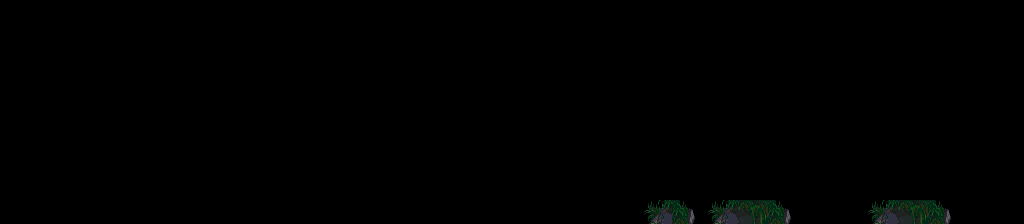

Rendered tile map (Tiled .tmx) drawn with the repository's tilesets; below, a short description and the full map source, tile grids included:
An orthogonal 128x28 tile map with 8x8 px tiles, 1 tile layer (Tiles).

<map version="1.10" tiledversion="1.11.2" orientation="orthogonal" renderorder="right-down" width="128" height="28" tilewidth="8" tileheight="8" infinite="0" nextlayerid="2" nextobjectid="1">
 <tileset firstgid="1" source="drawbridge_main.tsx" />
 <layer id="1" name="Tiles" width="128" height="28">
  <data encoding="csv">
0,0,0,0,0,0,0,0,0,0,0,0,0,0,0,0,0,0,0,0,0,0,0,0,0,0,0,0,0,0,0,0,0,0,0,0,0,0,0,0,0,0,0,0,0,0,0,0,0,0,0,0,0,0,0,0,0,0,0,0,0,0,0,0,0,0,0,0,0,0,0,0,0,0,0,0,0,0,0,0,0,0,0,0,0,0,0,0,0,0,0,0,0,0,0,0,0,0,0,0,0,0,0,0,0,0,0,0,0,0,0,0,0,0,0,0,0,0,0,0,0,0,0,0,0,0,0,0,
0,0,0,0,0,0,0,0,0,0,0,0,0,0,0,0,0,0,0,0,0,0,0,0,0,0,0,0,0,0,0,0,0,0,0,0,0,0,0,0,0,0,0,0,0,0,0,0,0,0,0,0,0,0,0,0,0,0,0,0,0,0,0,0,0,0,0,0,0,0,0,0,0,0,0,0,0,0,0,0,0,0,0,0,0,0,0,0,0,0,0,0,0,0,0,0,0,0,0,0,0,0,0,0,0,0,0,0,0,0,0,0,0,0,0,0,0,0,0,0,0,0,0,0,0,0,0,0,
0,0,0,0,0,0,0,0,0,0,0,0,0,0,0,0,0,0,0,0,0,0,0,0,0,0,0,0,0,0,0,0,0,0,0,0,0,0,0,0,0,0,0,0,0,0,0,0,0,0,0,0,0,0,0,0,0,0,0,0,0,0,0,0,0,0,0,0,0,0,0,0,0,0,0,0,0,0,0,0,0,0,0,0,0,0,0,0,0,0,0,0,0,0,0,0,0,0,0,0,0,0,0,0,0,0,0,0,0,0,0,0,0,0,0,0,0,0,0,0,0,0,0,0,0,0,0,0,
0,0,0,0,0,0,0,0,0,0,0,0,0,0,0,0,0,0,0,0,0,0,0,0,0,0,0,0,0,0,0,0,0,0,0,0,0,0,0,0,0,0,0,0,0,0,0,0,0,0,0,0,0,0,0,0,0,0,0,0,0,0,0,0,0,0,0,0,0,0,0,0,0,0,0,0,0,0,0,0,0,0,0,0,0,0,0,0,0,0,0,0,0,0,0,0,0,0,0,0,0,0,0,0,0,0,0,0,0,0,0,0,0,0,0,0,0,0,0,0,0,0,0,0,0,0,0,0,
0,0,0,0,0,0,0,0,0,0,0,0,0,0,0,0,0,0,0,0,0,0,0,0,0,0,0,0,0,0,0,0,0,0,0,0,0,0,0,0,0,0,0,0,0,0,0,0,0,0,0,0,0,0,0,0,0,0,0,0,0,0,0,0,0,0,0,0,0,0,0,0,0,0,0,0,0,0,0,0,0,0,0,0,0,0,0,0,0,0,0,0,0,0,0,0,0,0,0,0,0,0,0,0,0,0,0,0,0,0,0,0,0,0,0,0,0,0,0,0,0,0,0,0,0,0,0,0,
0,0,0,0,0,0,0,0,0,0,0,0,0,0,0,0,0,0,0,0,0,0,0,0,0,0,0,0,0,0,0,0,0,0,0,0,0,0,0,0,0,0,0,0,0,0,0,0,0,0,0,0,0,0,0,0,0,0,0,0,0,0,0,0,0,0,0,0,0,0,0,0,0,0,0,0,0,0,0,0,0,0,0,0,0,0,0,0,0,0,0,0,0,0,0,0,0,0,0,0,0,0,0,0,0,0,0,0,0,0,0,0,0,0,0,0,0,0,0,0,0,0,0,0,0,0,0,0,
0,0,0,0,0,0,0,0,0,0,0,0,0,0,0,0,0,0,0,0,0,0,0,0,0,0,0,0,0,0,0,0,0,0,0,0,0,0,0,0,0,0,0,0,0,0,0,0,0,0,0,0,0,0,0,0,0,0,0,0,0,0,0,0,0,0,0,0,0,0,0,0,0,0,0,0,0,0,0,0,0,0,0,0,0,0,0,0,0,0,0,0,0,0,0,0,0,0,0,0,0,0,0,0,0,0,0,0,0,0,0,0,0,0,0,0,0,0,0,0,0,0,0,0,0,0,0,0,
0,0,0,0,0,0,0,0,0,0,0,0,0,0,0,0,0,0,0,0,0,0,0,0,0,0,0,0,0,0,0,0,0,0,0,0,0,0,0,0,0,0,0,0,0,0,0,0,0,0,0,0,0,0,0,0,0,0,0,0,0,0,0,0,0,0,0,0,0,0,0,0,0,0,0,0,0,0,0,0,0,0,0,0,0,0,0,0,0,0,0,0,0,0,0,0,0,0,0,0,0,0,0,0,0,0,0,0,0,0,0,0,0,0,0,0,0,0,0,0,0,0,0,0,0,0,0,0,
0,0,0,0,0,0,0,0,0,0,0,0,0,0,0,0,0,0,0,0,0,0,0,0,0,0,0,0,0,0,0,0,0,0,0,0,0,0,0,0,0,0,0,0,0,0,0,0,0,0,0,0,0,0,0,0,0,0,0,0,0,0,0,0,0,0,0,0,0,0,0,0,0,0,0,0,0,0,0,0,0,0,0,0,0,0,0,0,0,0,0,0,0,0,0,0,0,0,0,0,0,0,0,0,0,0,0,0,0,0,0,0,0,0,0,0,0,0,0,0,0,0,0,0,0,0,0,0,
0,0,0,0,0,0,0,0,0,0,0,0,0,0,0,0,0,0,0,0,0,0,0,0,0,0,0,0,0,0,0,0,0,0,0,0,0,0,0,0,0,0,0,0,0,0,0,0,0,0,0,0,0,0,0,0,0,0,0,0,0,0,0,0,0,0,0,0,0,0,0,0,0,0,0,0,0,0,0,0,0,0,0,0,0,0,0,0,0,0,0,0,0,0,0,0,0,0,0,0,0,0,0,0,0,0,0,0,0,0,0,0,0,0,0,0,0,0,0,0,0,0,0,0,0,0,0,0,
0,0,0,0,0,0,0,0,0,0,0,0,0,0,0,0,0,0,0,0,0,0,0,0,0,0,0,0,0,0,0,0,0,0,0,0,0,0,0,0,0,0,0,0,0,0,0,0,0,0,0,0,0,0,0,0,0,0,0,0,0,0,0,0,0,0,0,0,0,0,0,0,0,0,0,0,0,0,0,0,0,0,0,0,0,0,0,0,0,0,0,0,0,0,0,0,0,0,0,0,0,0,0,0,0,0,0,0,0,0,0,0,0,0,0,0,0,0,0,0,0,0,0,0,0,0,0,0,
0,0,0,0,0,0,0,0,0,0,0,0,0,0,0,0,0,0,0,0,0,0,0,0,0,0,0,0,0,0,0,0,0,0,0,0,0,0,0,0,0,0,0,0,0,0,0,0,0,0,0,0,0,0,0,0,0,0,0,0,0,0,0,0,0,0,0,0,0,0,0,0,0,0,0,0,0,0,0,0,0,0,0,0,0,0,0,0,0,0,0,0,0,0,0,0,0,0,0,0,0,0,0,0,0,0,0,0,0,0,0,0,0,0,0,0,0,0,0,0,0,0,0,0,0,0,0,0,
0,0,0,0,0,0,0,0,0,0,0,0,0,0,0,0,0,0,0,0,0,0,0,0,0,0,0,0,0,0,0,0,0,0,0,0,0,0,0,0,0,0,0,0,0,0,0,0,0,0,0,0,0,0,0,0,0,0,0,0,0,0,0,0,0,0,0,0,0,0,0,0,0,0,0,0,0,0,0,0,0,0,0,0,0,0,0,0,0,0,0,0,0,0,0,0,0,0,0,0,0,0,0,0,0,0,0,0,0,0,0,0,0,0,0,0,0,0,0,0,0,0,0,0,0,0,0,0,
0,0,0,0,0,0,0,0,0,0,0,0,0,0,0,0,0,0,0,0,0,0,0,0,0,0,0,0,0,0,0,0,0,0,0,0,0,0,0,0,0,0,0,0,0,0,0,0,0,0,0,0,0,0,0,0,0,0,0,0,0,0,0,0,0,0,0,0,0,0,0,0,0,0,0,0,0,0,0,0,0,0,0,0,0,0,0,0,0,0,0,0,0,0,0,0,0,0,0,0,0,0,0,0,0,0,0,0,0,0,0,0,0,0,0,0,0,0,0,0,0,0,0,0,0,0,0,0,
0,0,0,0,0,0,0,0,0,0,0,0,0,0,0,0,0,0,0,0,0,0,0,0,0,0,0,0,0,0,0,0,0,0,0,0,0,0,0,0,0,0,0,0,0,0,0,0,0,0,0,0,0,0,0,0,0,0,0,0,0,0,0,0,0,0,0,0,0,0,0,0,0,0,0,0,0,0,0,0,0,0,0,0,0,0,0,0,0,0,0,0,0,0,0,0,0,0,0,0,0,0,0,0,0,0,0,0,0,0,0,0,0,0,0,0,0,0,0,0,0,0,0,0,0,0,0,0,
0,0,0,0,0,0,0,0,0,0,0,0,0,0,0,0,0,0,0,0,0,0,0,0,0,0,0,0,0,0,0,0,0,0,0,0,0,0,0,0,0,0,0,0,0,0,0,0,0,0,0,0,0,0,0,0,0,0,0,0,0,0,0,0,0,0,0,0,0,0,0,0,0,0,0,0,0,0,0,0,0,0,0,0,0,0,0,0,0,0,0,0,0,0,0,0,0,0,0,0,0,0,0,0,0,0,0,0,0,0,0,0,0,0,0,0,0,0,0,0,0,0,0,0,0,0,0,0,
0,0,0,0,0,0,0,0,0,0,0,0,0,0,0,0,0,0,0,0,0,0,0,0,0,0,0,0,0,0,0,0,0,0,0,0,0,0,0,0,0,0,0,0,0,0,0,0,0,0,0,0,0,0,0,0,0,0,0,0,0,0,0,0,0,0,0,0,0,0,0,0,0,0,0,0,0,0,0,0,0,0,0,0,0,0,0,0,0,0,0,0,0,0,0,0,0,0,0,0,0,0,0,0,0,0,0,0,0,0,0,0,0,0,0,0,0,0,0,0,0,0,0,0,0,0,0,0,
0,0,0,0,0,0,0,0,0,0,0,0,0,0,0,0,0,0,0,0,0,0,0,0,0,0,0,0,0,0,0,0,0,0,0,0,0,0,0,0,0,0,0,0,0,0,0,0,0,0,0,0,0,0,0,0,0,0,0,0,0,0,0,0,0,0,0,0,0,0,0,0,0,0,0,0,0,0,0,0,0,0,0,0,0,0,0,0,0,0,0,0,0,0,0,0,0,0,0,0,0,0,0,0,0,0,0,0,0,0,0,0,0,0,0,0,0,0,0,0,0,0,0,0,0,0,0,0,
0,0,0,0,0,0,0,0,0,0,0,0,0,0,0,0,0,0,0,0,0,0,0,0,0,0,0,0,0,0,0,0,0,0,0,0,0,0,0,0,0,0,0,0,0,0,0,0,0,0,0,0,0,0,0,0,0,0,0,0,0,0,0,0,0,0,0,0,0,0,0,0,0,0,0,0,0,0,0,0,0,0,0,0,0,0,0,0,0,0,0,0,0,0,0,0,0,0,0,0,0,0,0,0,0,0,0,0,0,0,0,0,0,0,0,0,0,0,0,0,0,0,0,0,0,0,0,0,
0,0,0,0,0,0,0,0,0,0,0,0,0,0,0,0,0,0,0,0,0,0,0,0,0,0,0,0,0,0,0,0,0,0,0,0,0,0,0,0,0,0,0,0,0,0,0,0,0,0,0,0,0,0,0,0,0,0,0,0,0,0,0,0,0,0,0,0,0,0,0,0,0,0,0,0,0,0,0,0,0,0,0,0,0,0,0,0,0,0,0,0,0,0,0,0,0,0,0,0,0,0,0,0,0,0,0,0,0,0,0,0,0,0,0,0,0,0,0,0,0,0,0,0,0,0,0,0,
0,0,0,0,0,0,0,0,0,0,0,0,0,0,0,0,0,0,0,0,0,0,0,0,0,0,0,0,0,0,0,0,0,0,0,0,0,0,0,0,0,0,0,0,0,0,0,0,0,0,0,0,0,0,0,0,0,0,0,0,0,0,0,0,0,0,0,0,0,0,0,0,0,0,0,0,0,0,0,0,0,0,0,0,0,0,0,0,0,0,0,0,0,0,0,0,0,0,0,0,0,0,0,0,0,0,0,0,0,0,0,0,0,0,0,0,0,0,0,0,0,0,0,0,0,0,0,0,
0,0,0,0,0,0,0,0,0,0,0,0,0,0,0,0,0,0,0,0,0,0,0,0,0,0,0,0,0,0,0,0,0,0,0,0,0,0,0,0,0,0,0,0,0,0,0,0,0,0,0,0,0,0,0,0,0,0,0,0,0,0,0,0,0,0,0,0,0,0,0,0,0,0,0,0,0,0,0,0,0,0,0,0,0,0,0,0,0,0,0,0,0,0,0,0,0,0,0,0,0,0,0,0,0,0,0,0,0,0,0,0,0,0,0,0,0,0,0,0,0,0,0,0,0,0,0,0,
0,0,0,0,0,0,0,0,0,0,0,0,0,0,0,0,0,0,0,0,0,0,0,0,0,0,0,0,0,0,0,0,0,0,0,0,0,0,0,0,0,0,0,0,0,0,0,0,0,0,0,0,0,0,0,0,0,0,0,0,0,0,0,0,0,0,0,0,0,0,0,0,0,0,0,0,0,0,0,0,0,0,0,0,0,0,0,0,0,0,0,0,0,0,0,0,0,0,0,0,0,0,0,0,0,0,0,0,0,0,0,0,0,0,0,0,0,0,0,0,0,0,0,0,0,0,0,0,
0,0,0,0,0,0,0,0,0,0,0,0,0,0,0,0,0,0,0,0,0,0,0,0,0,0,0,0,0,0,0,0,0,0,0,0,0,0,0,0,0,0,0,0,0,0,0,0,0,0,0,0,0,0,0,0,0,0,0,0,0,0,0,0,0,0,0,0,0,0,0,0,0,0,0,0,0,0,0,0,0,0,0,0,0,0,0,0,0,0,0,0,0,0,0,0,0,0,0,0,0,0,0,0,0,0,0,0,0,0,0,0,0,0,0,0,0,0,0,0,0,0,0,0,0,0,0,0,
0,0,0,0,0,0,0,0,0,0,0,0,0,0,0,0,0,0,0,0,0,0,0,0,0,0,0,0,0,0,0,0,0,0,0,0,0,0,0,0,0,0,0,0,0,0,0,0,0,0,0,0,0,0,0,0,0,0,0,0,0,0,0,0,0,0,0,0,0,0,0,0,0,0,0,0,0,0,0,0,0,0,0,0,0,0,0,0,0,0,0,0,0,0,0,0,0,0,0,0,0,0,0,0,0,0,0,0,0,0,0,0,0,0,0,0,0,0,0,0,0,0,0,0,0,0,0,0,
0,0,0,0,0,0,0,0,0,0,0,0,0,0,0,0,0,0,0,0,0,0,0,0,0,0,0,0,0,0,0,0,0,0,0,0,0,0,0,0,0,0,0,0,0,0,0,0,0,0,0,0,0,0,0,0,0,0,0,0,0,0,0,0,0,0,0,0,0,0,0,0,0,0,0,0,0,0,0,0,1,127,128,129,148,144,1,1,1,127,128,129,145,146,147,146,148,144,1,1,1,1,1,1,1,1,1,1,1,127,128,129,145,146,147,146,148,144,1,1,1,1,1,1,1,1,1,1,
0,0,0,0,0,0,0,0,0,0,0,0,0,0,0,0,0,0,0,0,0,0,0,0,0,0,0,0,0,0,0,0,0,0,0,0,0,0,0,0,0,0,0,0,0,0,0,0,0,0,0,0,0,0,0,0,0,0,0,0,0,0,0,0,0,0,0,0,0,0,0,0,0,0,0,0,0,0,0,0,130,131,132,133,129,153,121,1,130,131,132,133,149,150,151,152,129,153,121,1,1,1,1,1,1,1,1,1,130,131,132,133,149,150,151,152,129,153,121,1,1,1,1,1,1,1,1,1,
0,0,0,0,0,0,0,0,0,0,0,0,0,0,0,0,0,0,0,0,0,0,0,0,0,0,0,0,0,0,0,0,0,0,0,0,0,0,0,0,0,0,0,0,0,0,0,0,0,0,0,0,0,0,0,0,0,0,0,0,0,0,0,0,0,0,0,0,0,0,0,0,0,0,0,0,0,0,0,0,1,134,135,136,145,146,122,1,1,134,135,136,154,110,155,156,145,146,122,1,1,1,1,1,1,1,1,1,1,134,135,136,154,110,155,156,145,146,122,1,1,1,1,1,1,1,1,1
</data>
 </layer>
</map>
